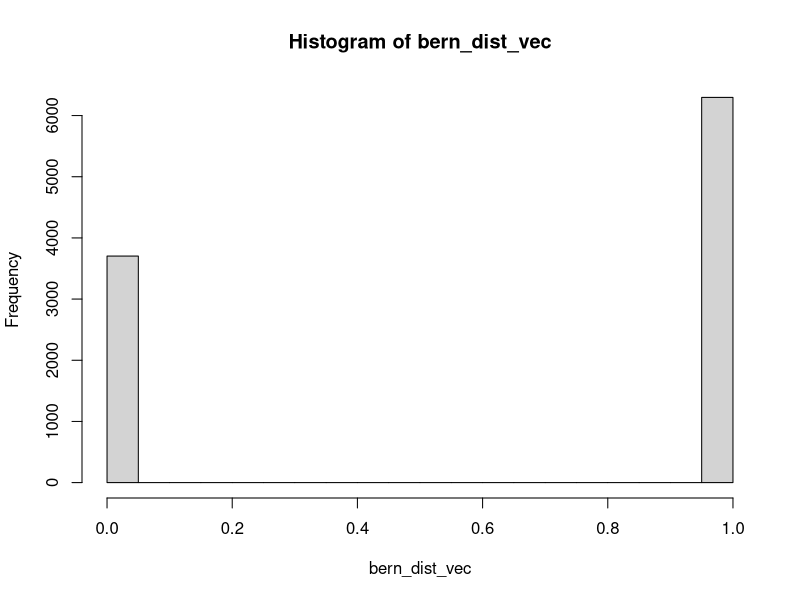
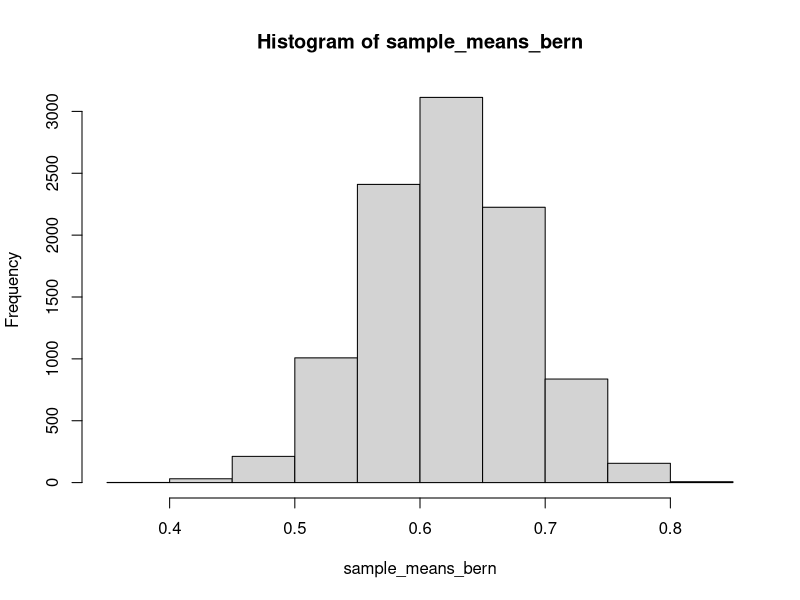
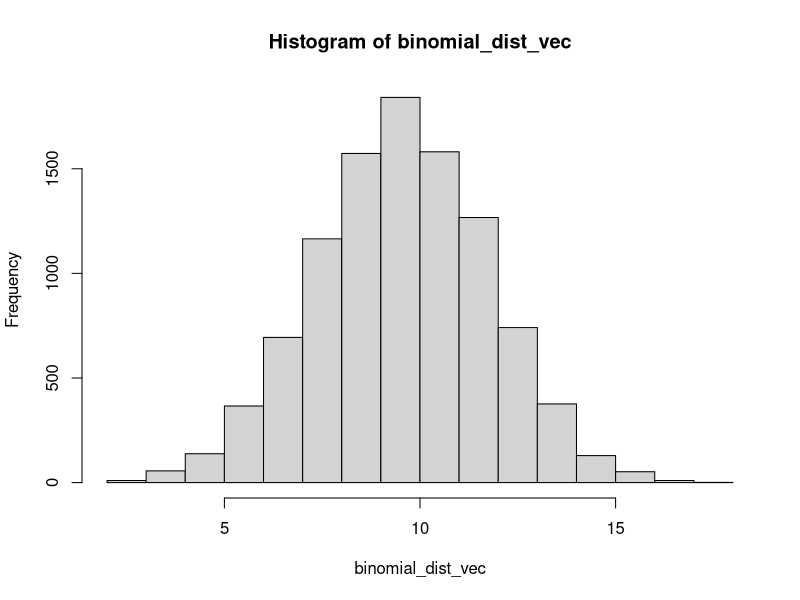
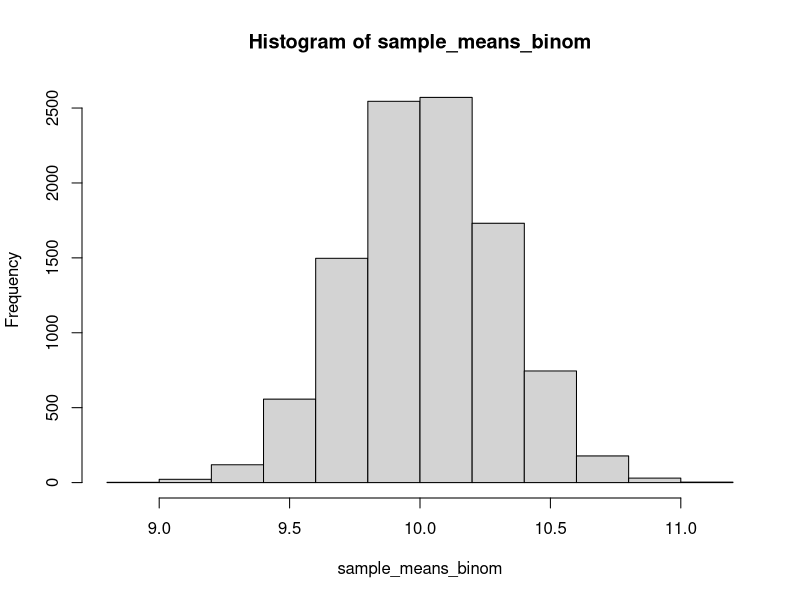
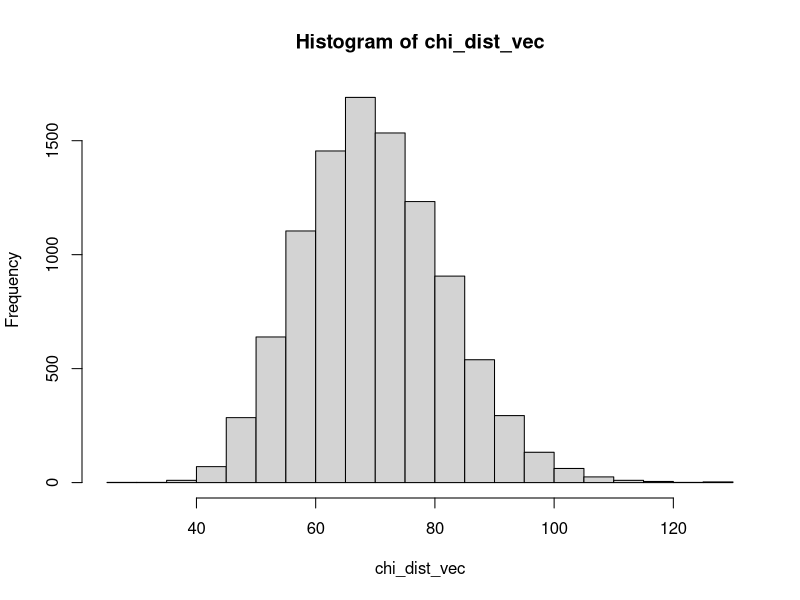
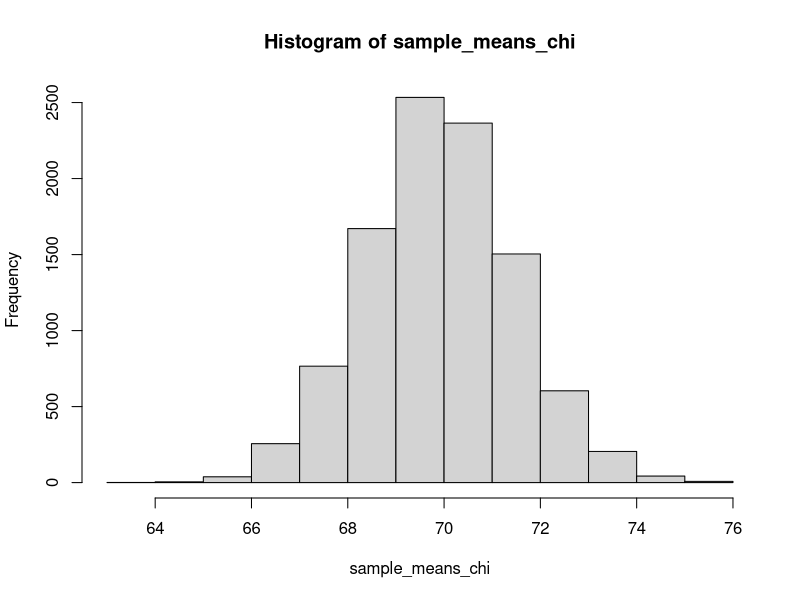
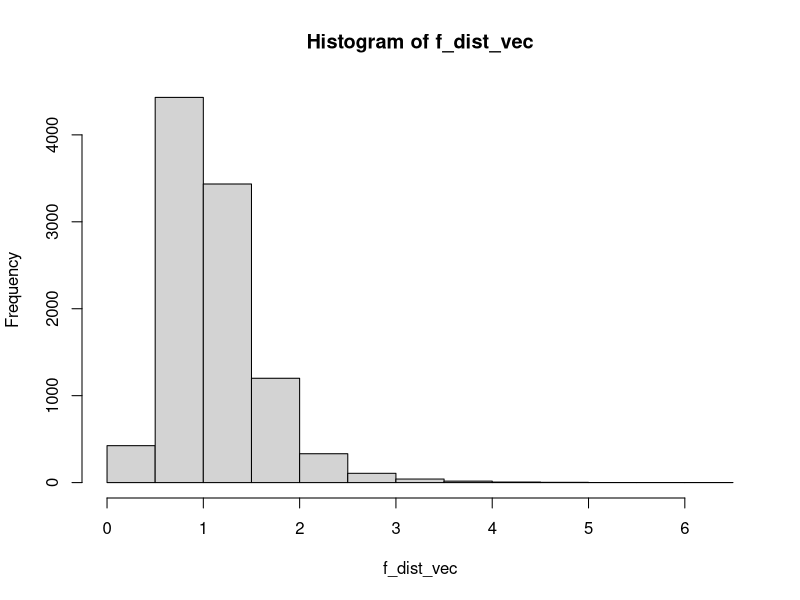
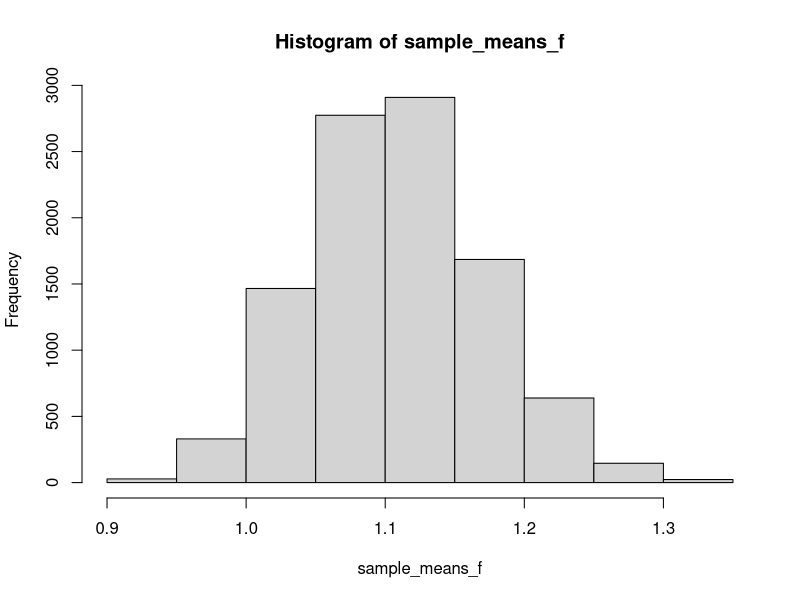

These figures' R source, in order:
#### Modeling the CLT with different distributions
#### Piers Kirk, August 2021

set.seed(1) ## ensures that the same random numbers are produced for re-runs of the program  

## ToDo: user must be able to change the value of all 3 of the below variables 
population_size = 10000 
number_of_samples = 10000 
sample_size = 60 

## returns a vector of sample means sampled from a given population distribution
sampling_distribution <- function(pop_dist) {
  sample_mean <- c()
  for (i in 1:number_of_samples) { 
    sample_mean[i] = mean(sample(pop_dist, size=sample_size, replace = F)) ## "Without replacement means the same item cannot be selected more than once." https://ltcconline.net/greenl/courses/102/Probability/permutations_and_combinations.html
  }
  return(sample_mean)
}

## for each distribution, the code performs the following:
#### line 1: creates the population distribution 
#### line 2: creates the distribution of sample means
#### line 3: creates histograms of both distributions 

##############################################
################## Bernoulli #################
##############################################

## ToDo: user should be able to change the value of prob in the rbinom call. 

## 365 Data Science: Bernoulli Distribution - https://www.youtube.com/watch?v=nl9WiZMZnYs 
## any event where we have only ONE trial and TWO outcomes follows a Bernoulli distribution
## e.g. a coin flip, a single T/F quiz question, deciding to vote Democrat or Republican on a ballet 
## p represents the probability of one of the events occurring 
## a graph of a Bernoulli distribution consists of TWO bars, ONE for each of the possible outcomes 
## one bar will rise up to its associated probability of p, the other bar will only reach 1-p 
## for Bernoulli distributions we have to assign which outcome is zero and which outcome is one 
bern_dist_vec <- rbinom(population_size, size = 1, prob=0.63) ## the expected value of Bernoulli distribution is the probability of success // expected value does not imply it ever happens
## for a Bernoulli distribution, size must be 1
sample_means_bern <- sampling_distribution(bern_dist_vec) 
hist(bern_dist_vec); hist(sample_means_bern) 

##############################################
################## Binomial ##################
##############################################

## ToDo: user should be able to change the value of size and prob in the rbinom call. 

## 365 Data Science: Probability: Binomial Distribution - https://www.youtube.com/watch?v=_FbZI9mtSSM 
## a sequence of identical Bernoulli events, prob gives the likelihood of success on each individual trial 
## a Bernoulli distribution is a Binomial distribution with a single trial 
## e.g. all questions on a T/F quiz 
## the expected value of a Bernoulli distribution suggests which outcome we expect for a single trial 
## for a Binomial distribution, the expected value is the number of times we expect to get a specific outcome 

binomial_dist_vec <- rbinom(population_size, size = 20, prob=0.5) ## mean of binom dist = prob of single success * number of trials
sample_means_binom <- sampling_distribution(binomial_dist_vec) 
hist(binomial_dist_vec); hist(sample_means_binom)

#### Negative Binomial Distribution
#### hist(rnbinom(population_size, size = 10, prob = 0.5))

##############################################
################# Chi-Square #################
##############################################

## ToDo: user should be able to change the value of df in the rchisq call. 

chi_dist_vec <- rchisq(population_size, df = 70) ## see wiki page 
sample_means_chi <- sampling_distribution(chi_dist_vec) 
hist(chi_dist_vec); hist(sample_means_chi) 

##############################################
##################### F ######################
##############################################

## ToDo: user should be able to change the value of df1 and df2 in the rf call. 

f_dist_vec <- rf(population_size, df1 = 30, df2 = 20) ## expected value = df2 / df2 - 2
sample_means_f <- sampling_distribution(f_dist_vec) ## expected value of a random variable is its mean
hist(f_dist_vec); hist(sample_means_f) ## this is the mean of population distribution, this is the mean of the sampling distrirbution...

##############################################
################## Logistic ##################
##############################################

## ToDo: user should be able to change the value of location and scale in rlogis call. 

## a logistic distribution is defined by two key parameters: 1.) mean 2.) scale
## "The main difference between the normal distribution and the logistic 
## distribution lies in the tails and in the behavior of the failure rate
## function. The logistic distribution has slightly longer tails compared 
## to the normal distribution." - https://www.weibull.com/hotwire/issue56/relbasics56.htm#:~:text=The%20main%20difference%20between%20the,compared%20to%20the%20normal%20distribution.
log_vec <- rlogis(population_size, location = 0, scale = 1) ## analogous to mean and variance (scale is proportional to variance)
sample_means_log <- sampling_distribution(log_vec) 
hist(log_vec); hist(sample_means_log) 

##############################################
####### Normal Distribution (Gaussian) #######
##############################################

## ToDo: user should be able to change the value of mean and sd in rnorm call.

norm_vec <- rnorm(population_size, mean = 0, sd = 1) ## reminder: theoretical distributions are infinite 
sample_means_normal <- sampling_distribution(norm_vec) 
hist(norm_vec); hist(sample_means_normal) 
##############################################
################## Poisson ###################
##############################################

## ToDo: user should be able to change the value of lambda in rpois call.

## lambda: per unit time what is the average amount of occurrences that you think the event will happen
## QUESTION: https://www.geeksforgeeks.org/compute-randomly-drawn-poisson-density-in-r-programming-rpois-function/ 
poisson_vec <- rpois(population_size, lambda = 4) ## the mean and the variance = lambda   
sample_means_pois <- sampling_distribution(poisson_vec) 
hist(poisson_vec); hist(sample_means_pois) 
##############################################
################## Student t #################
##############################################

## ToDo: user should be able to change the value of df in rt call.


## df (degrees of freedom): number of independent pieces of information needed in order to make a calculation / how much do you need to correct 
t_vec <- rt(population_size, df=30) ## when df = Inf, for student-t -> distribution becomes normal 
sample_means_t <- sampling_distribution(t_vec) 
hist(t_vec); hist(sample_means_t) 
##############################################
################## Uniform ###################
##############################################

## ToDo: user should be able to change the value of min and max in runif call.

## uniform distribution: all outcomes have equal probability 
uni_vec <- runif(population_size, min = 0, max = 100) 
sample_means_uni <- sampling_distribution(uni_vec) 
hist(uni_vec); hist(sample_means_uni) 
##############################################
################## Bimodal ###################
##############################################
# bimodal_vec_1 <- rnorm(population_size, mean = 0, sd = 5)
# bimodal_vec_2 <- rnorm(population_size, mean = 20, sd = 5)
# bimodal_vec_3 = c(bimodal_vec_1, bimodal_vec_2)
# hist(bimodal_vec_3)
# mean(bimodal_vec_3)
# sd(bimodal_vec_3)
# sample_means_bimodal <- sampling_distribution(bimodal_vec_3) 
# hist(sample_means_bimodal)
# mean(sample_means_bimodal)
# sd(sample_means_bimodal)

################################################################
################################################################
## REFERENCES
##
## Probability Distributions in R (Stat 5101, Geyer)
## Charles J. Geyer
## 02.24.21
## https://www.stat.umn.edu/geyer/old/5101/rlook.html
##
## Bernoulli Distribution
## 365 Data Science
## 02.24.21
## https://www.youtube.com/watch?v=nl9WiZMZnYs&t=6s
##
## Probability: Binomial Distribution
## 365 Data Science
## 02.24.21
## https://www.youtube.com/watch?v=_FbZI9mtSSM 
##
## jbstatistics 
## 02.24.21
## https://www.youtube.com/watch?v=hcDb12fsbBU
##
## An Introduction to the Chi-Square Distribution
## An Introduction to the F Distribution 
## jbstatistics
## 02.24.21
## https://www.youtube.com/watch?v=G_RDxAZJ-ug
##
## Data Science & Statistics Tutorial: The Poisson Distribution
## 365 Data Science 
## 02.24.21
## https://www.youtube.com/watch?v=BbLfV0wOeyc 
##
## Student's T Distribution
## 365 Data Science 
## 02.24.21
## https://www.youtube.com/watch?v=32CuxWdOlow
##
## Introduction to Discrete Uniform Distribution
## 365 Data Science 
## 02.24.21 
## https://www.youtube.com/watch?v=3C9mpj-NYgo 
## 
################################################################


    
